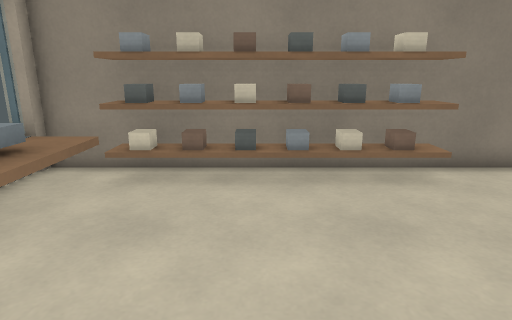
view 1 (above)

14 first-person views from a walk through a level from a Godot 3-D game. The camera is 1.2 m above the floor, tilts 14° down and sees 75° across. Doors that lead somewhere are drawn open, without their leaves. The floor is counted in squares, 0.5 m on a side. Each view is taken from the middle of a square. On the plan, view 1 faces up. The plan holds only what a view shows up to about 20 squares ahead; the rest is blank.

view 2
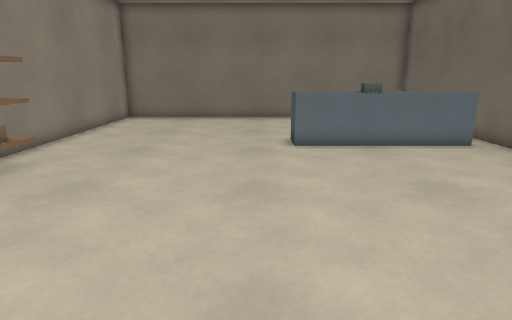

view 3
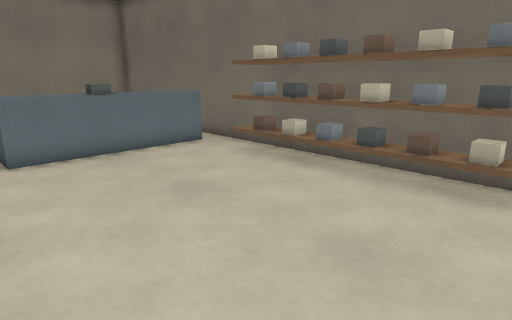

view 4
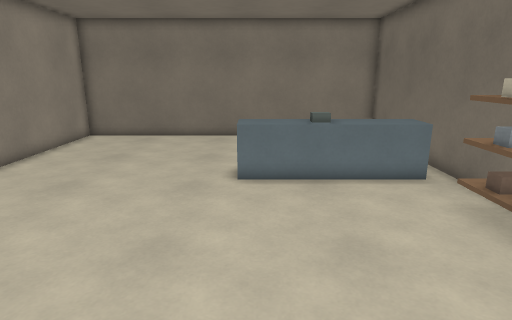

view 5
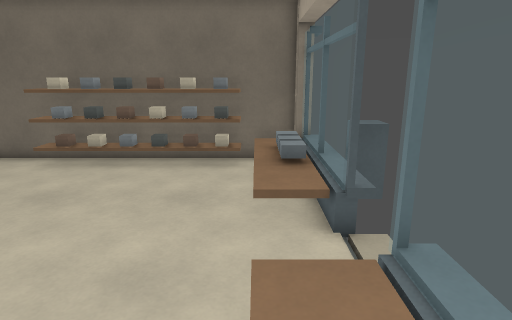

view 6
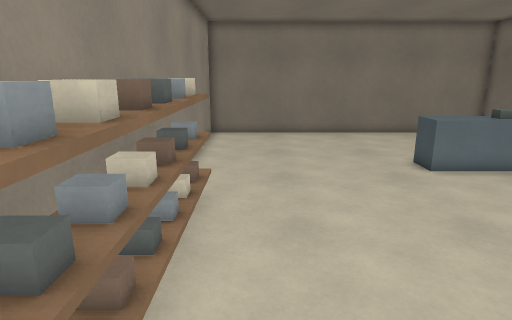

view 7
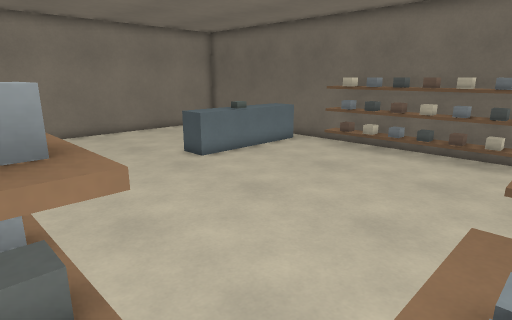

view 8
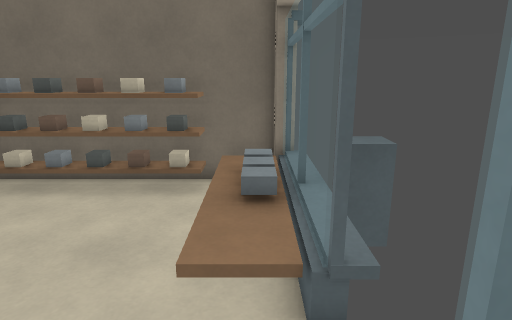

view 9
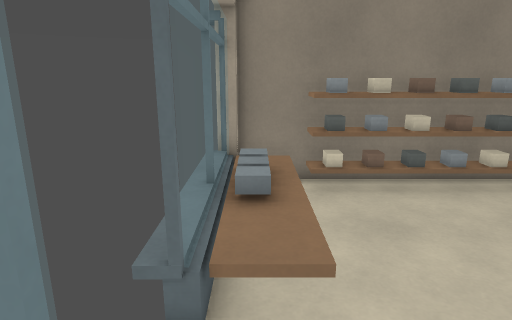

view 10
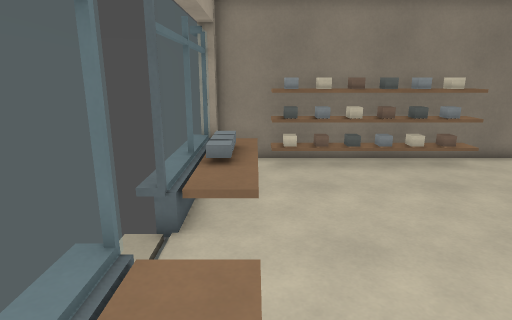

view 11
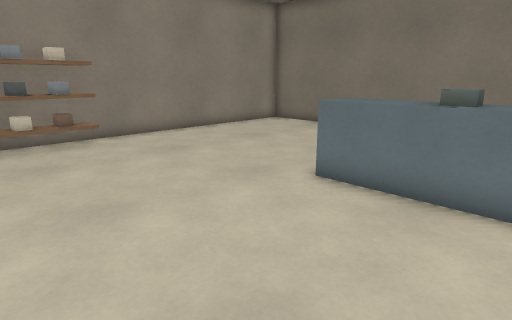

view 12
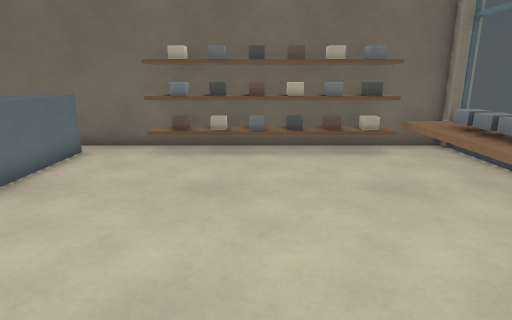

view 13
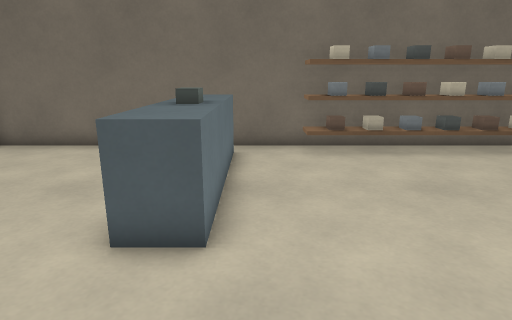

view 14
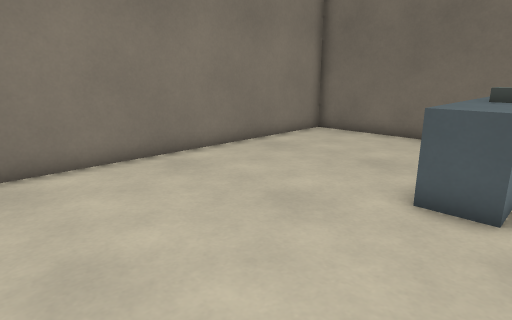

### Floor plan
Key: @ floor where view 1 was taken; # wall or solid block; x gap in a wall; . floor; / step, stairs or slope; D open door; ^ raised ledge.
Columns run from 6 left of view 1 to 15 right of it. Each row starts with its distance up from view 1.
  9 ######################
  8 #/#^^^^##^^ .........#
  7 #//#xxx##x#..........#
  6 #//..................#
  5 #//..................#
  4 #//..................#
  3 #//..................#
  2 #//..................#
  1 D....................#
  0 D.....@..............#
 -1 #//..........^^......#
 -2 #//..........^^......#
 -3 #//..........^^......#
 -4 #//..........^^......#
 -5 #//..........^^ .....#
 -6 #//#xxx##x#..^^ .....#
 -7 #/ ^^^^##^^ .## .....#
 -8 ######################

Where each view was taken, in squares from view 1:
view 1: 0 up, 0 right, facing up
view 2: 1 up, 5 left, facing right
view 3: 1 up, 4 left, facing down-right
view 4: 1 down, 4 left, facing right
view 5: 6 up, 4 left, facing down
view 6: 6 up, 5 left, facing right
view 7: 8 up, 5 left, facing down-right
view 8: 3 up, 5 left, facing down
view 9: 2 down, 5 left, facing up
view 10: 5 down, 4 left, facing up
view 11: 5 down, 0 right, facing up-right
view 12: 4 up, 1 right, facing down
view 13: 4 up, 6 right, facing down
view 14: 6 up, 6 right, facing down-right
